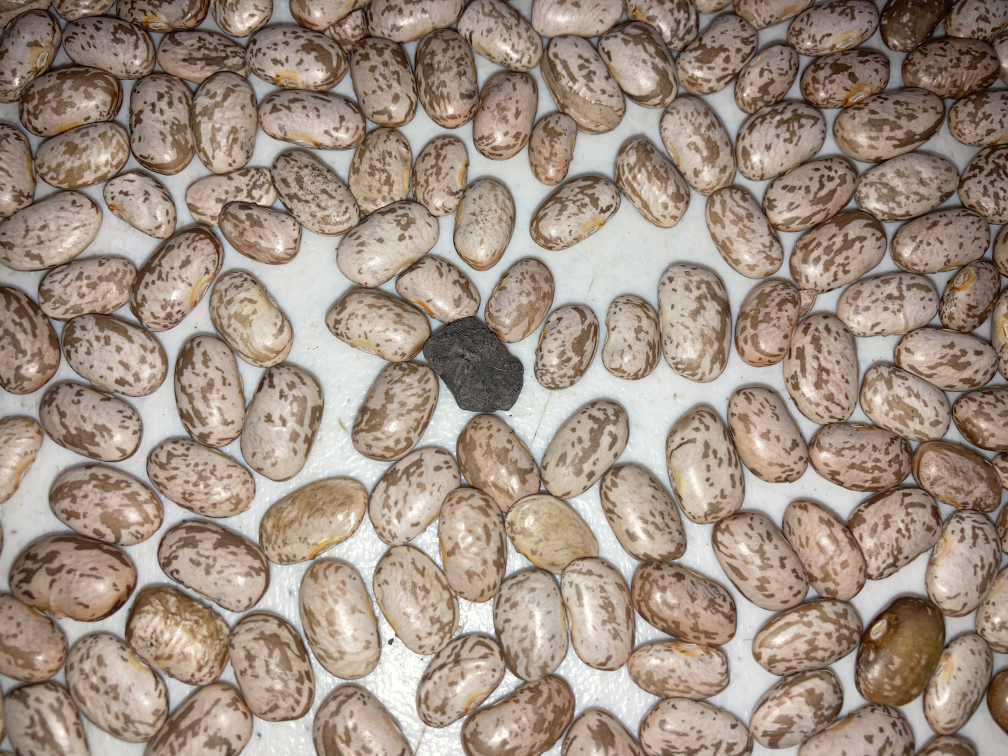
#> input picture test-images/pintos/frijol10.jpg, 4032 x 3024 px (shown at 1/4 size)
$ python -i functions.py   (imports and definitions only)
#> lines starting #> are read from the running program, lines starting #| are printed output that depends on the picture; after the words box and inside, x2 and y2 are one past the last pixel; in counts of white or black regions, pixels touching at a corner belong together
'''
Aqui podras encontrar las funciones fundamentales que se usan tanto para la
deteccion de las piedras en los frijoles como para la deteccion de que tipo
de frijol es el que vamos a procesar.

Para la deteccion de las piedras en los frijoles se usan las funciones:
    - detectar_piedras_negros()
    - detectar_piedras_pintos()
    - color_dominante()

Dependencias:
    cv2
    numpy

Instalacion de dependencias:
    pip install opencv-python-headless numpy

'''

import cv2
import numpy as np

# funcion para detectar las piedras en los frijoles negros
# [66 lines left out: function detectar_piedras_negros, not called in this run]

# aquí estoy tratando de ajustar los parámetros de como se detecta los
# frijoles negros para detectar los frijoles pintos, pero no funciona bien como
# el que tengo ahora de 1
# def detectar_piedras_pintos2(imagen_path):
#     # Definir los colores HSV para los pintos (valores ajustados)
#     # #3C3B35, #2D281E, #020106, #302E28, #0F0703, #30281D
#     colores_hsv_pintos =[(25, 30, 60),
#         (20, 85, 45),
#         # (126, 213, 6),
#         (23, 42, 48),
#         (15, 50, 15),
#         (20, 85, 45)
#     ]

#     return detectar_piedras_negros(imagen_path, colores_hsv=colores_hsv_pintos)

# funcion para detectar las piedras en los frijoles pintos
def detectar_piedras_pintos(image_path):
    # cargar imagen
#> called with image_path = 'test-images/pintos/frijol10.jpg'
    image = cv2.imread(image_path)
#> image is the input picture: shape (3024, 4032, 3); mean B, G, R 130.4, 143.6, 160.4
    if image is None:
        print("No se pudo cargar la imagen:", image_path)
        return

    # convertir a LAB
    lab = cv2.cvtColor(image, cv2.COLOR_BGR2LAB)
#> lab: shape (3024, 4032, 3); mean of channels 0, 1, 2 153.6, 132.4, 137.7

    # definición de colores para los pintos (en formato hexRGB)
    hex_colors = ["0F0703", "3E3D37", "312B20", "444549", "303135"]
    tolerance = np.array([10, 10, 10])
    mask_total = np.zeros(lab.shape[:2], dtype=np.uint8)

    # mascara para cada color
    for hex_color in hex_colors:
        # convertir hex a numero
        r = int(hex_color[0:2], 16)
        g = int(hex_color[2:4], 16)
        b = int(hex_color[4:6], 16)
        # cv2 trabaja en BGR
        color_bgr = np.uint8([[[b, g, r]]])
        # convertir el BGR a LAB
        color_lab = cv2.cvtColor(color_bgr, cv2.COLOR_BGR2LAB)[0][0]
        lower_color = np.clip(color_lab - tolerance, 0, 255)
        upper_color = np.clip(color_lab + tolerance, 0, 255)
        mask = cv2.inRange(lab, lower_color, upper_color)
        mask_total = cv2.bitwise_or(mask_total, mask)
#> this loop made 5 passes
#> pass 1, in detectar_piedras_pintos, `mask = cv2.inRange(lab, lower_color, upper_color)`:
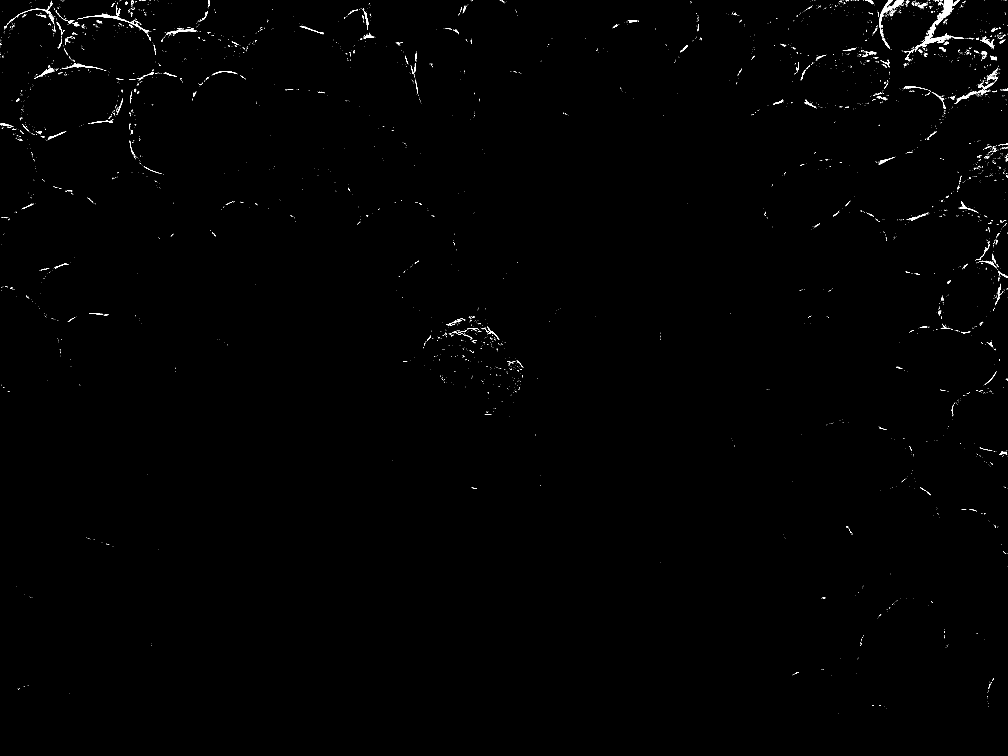
#> mask: shape (3024, 4032) (shown at 1/4 size); 0.36% white; 3948 white regions (3649 under 20 px), largest, box (x1, y1, x2, y2) and area: (3660, 0, 3857, 205) 5240, (3517, 0, 3616, 145) 2007, (343, 22, 595, 134) 1717
#> pass 2, in detectar_piedras_pintos, `mask = cv2.inRange(lab, lower_color, upper_color)`:
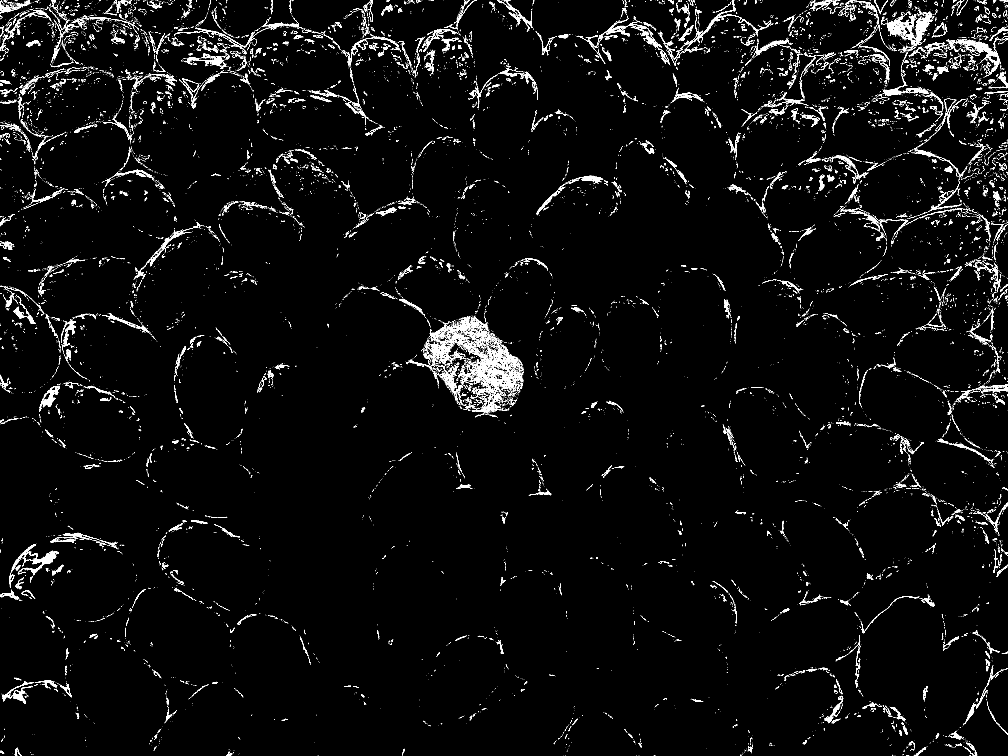
#> mask: shape (3024, 4032) (shown at 1/4 size); 2.4% white in thin lines or dots
#> pass 2, in detectar_piedras_pintos, `mask_total = cv2.bitwise_or(mask_total, mask)`:
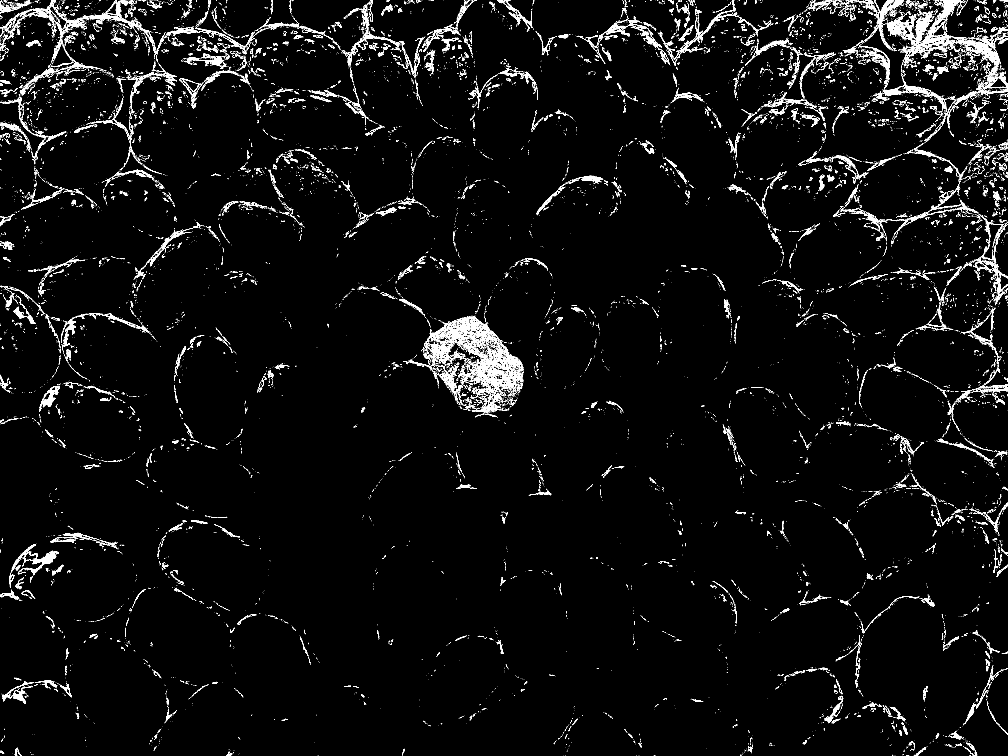
#> mask_total: shape (3024, 4032) (shown at 1/4 size); 2.8% white in thin lines or dots
#> pass 3, in detectar_piedras_pintos, `mask = cv2.inRange(lab, lower_color, upper_color)`:
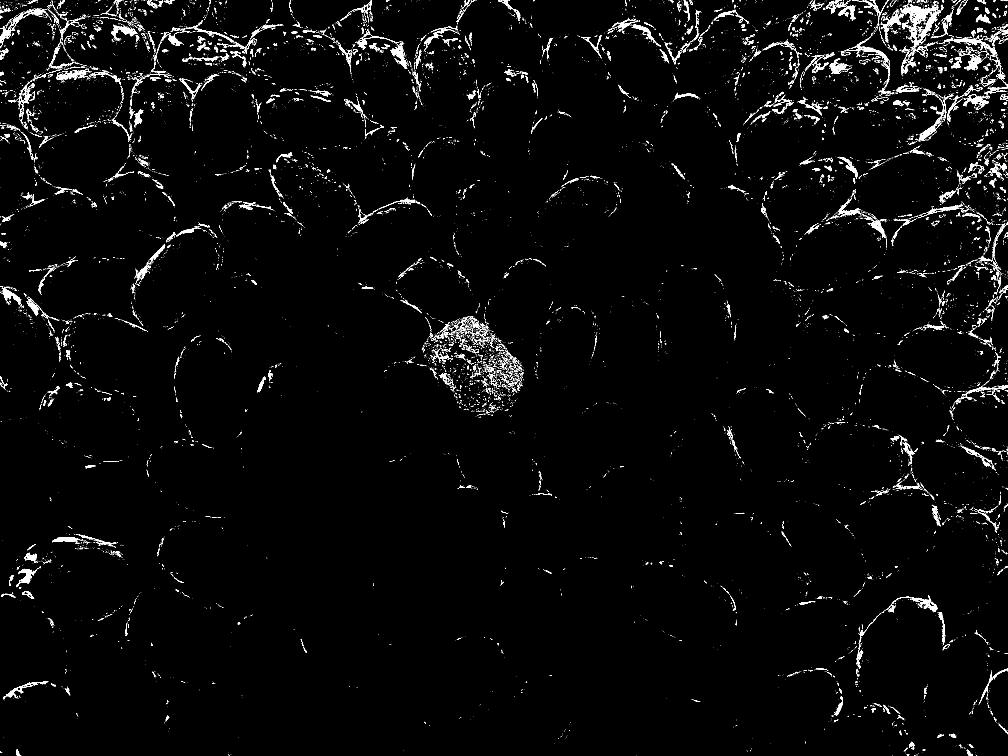
#> mask: shape (3024, 4032) (shown at 1/4 size); 1.8% white in thin lines or dots
#> after the loop:
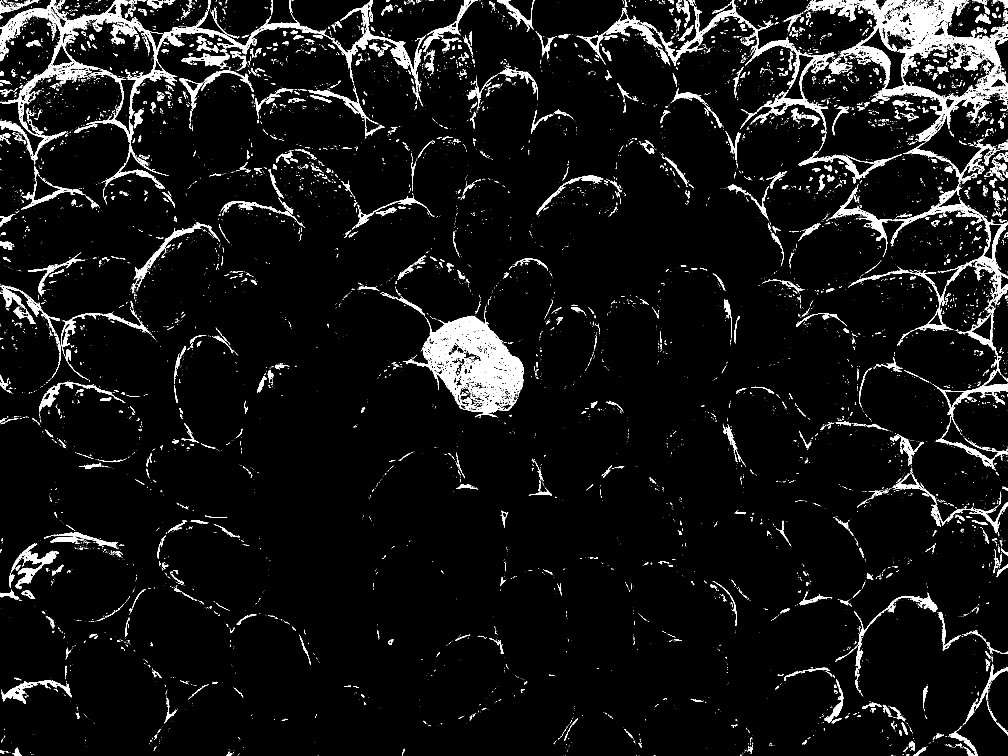
#> mask_total: shape (3024, 4032) (shown at 1/4 size); 5% white; 16604 white regions (14958 under 20 px), largest, box (x1, y1, x2, y2) and area: (3231, 0, 4032, 566) 78100, (1664, 1250, 2095, 1653) 58706, (0, 0, 1338, 657) 45647

    # operaciones morfologicas
    kernel = np.ones((5, 5), np.uint8)
    mask_total = cv2.morphologyEx(mask_total, cv2.MORPH_OPEN, kernel)
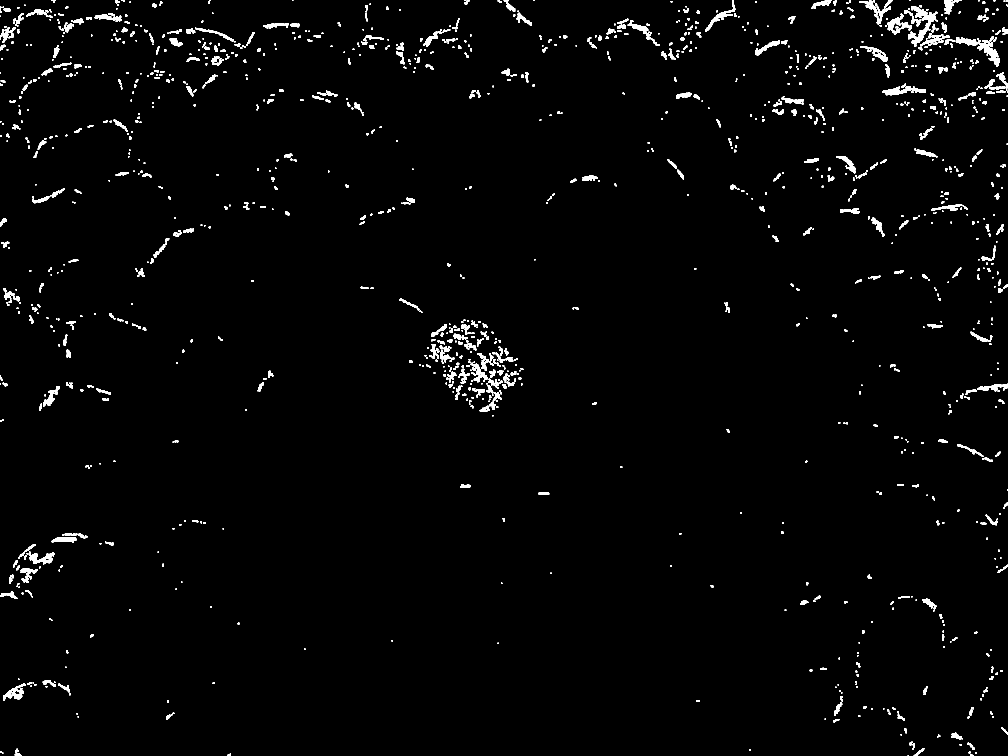
#> mask_total: shape (3024, 4032) (shown at 1/4 size); 1.7% white; 1618 white regions (9 under 20 px), largest, box (x1, y1, x2, y2) and area: (3632, 24, 3743, 186) 4837, (3530, 347, 3704, 381) 2718, (3910, 172, 4000, 268) 2705
    mask_total = cv2.morphologyEx(mask_total, cv2.MORPH_CLOSE, kernel)
#> mask_total: shape (3024, 4032); 1.8% white; 1116 white regions (7 under 20 px)

    # como se ve post mascara
    # cv2.imshow("Post-mask", mask_total)
    # cv2.waitKey(0)
    # cv2.destroyAllWindows()

    # encontrar contornos
    contours, _ = cv2.findContours(mask_total, cv2.RETR_EXTERNAL, cv2.CHAIN_APPROX_SIMPLE)
#> contours = 1116 contours, 179 with area under 20; largest, box (x1, y1, x2, y2) and area: (3616, 24, 3752, 186) 6398, (3777, 148, 4000, 268) 5444, (3540, 55, 3648, 138) 3394, (3436, 0, 3572, 108) 3180, (3530, 335, 3704, 381) 2794
    result = image.copy()
    total_piedras = 0

    for cnt in contours:
        area = cv2.contourArea(cnt)
        if area < 1300:
            continue

        perimeter = cv2.arcLength(cnt, True)
        if perimeter == 0:
            continue
        circularity = 4 * np.pi * area / (perimeter ** 2)
        if circularity > 0.65 or circularity < 0.15:
            continue

        hull = cv2.convexHull(cnt)
        hull_area = cv2.contourArea(hull)
        if hull_area == 0:
            continue
        convexity_ratio = area / hull_area
        if convexity_ratio < 0.4:
            continue

        approx = cv2.approxPolyDP(cnt, 0.03 * perimeter, True)
        vertices = len(approx)
        if vertices < 6 or vertices > 15:
            continue

        cv2.drawContours(result, [approx], -1, (0, 0, 255), 2)
        x, y, w, h = cv2.boundingRect(cnt)
        cv2.rectangle(result, (x, y), (x + w, y + h), (0, 0, 255), 2)
        total_piedras += 1
#> this loop made 1116 passes
#> area on passes 2 to 4: 78, 24.5, 106
#> after the loop, total_piedras = 9

    return result

# funcion para obtener el color predominante de una imagen (esto es para detectar si son frijoles pintos o negros)
# [26 lines left out: function color_dominante, not called in this run]

# [27 lines of commented-out code are left out]

>>> result = detectar_piedras_pintos('test-images/pintos/frijol10.jpg')

$ run again, on test-images/pintos/frijol9.jpg
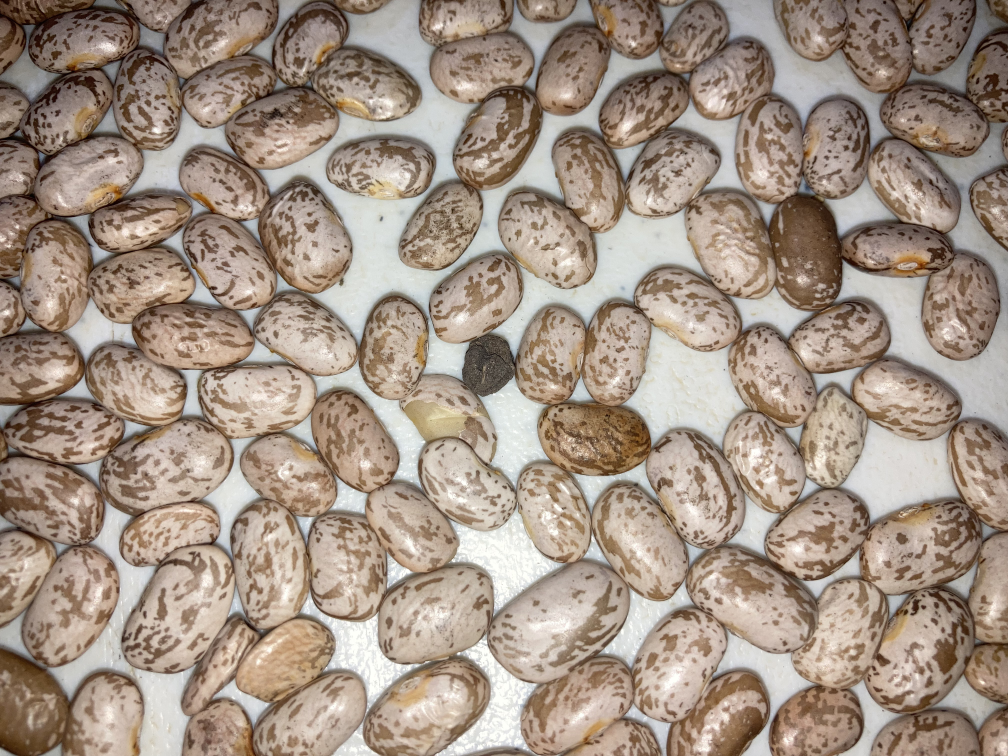
#> input picture test-images/pintos/frijol9.jpg, 4032 x 3024 px (shown at 1/4 size)
#> in detectar_piedras_pintos, image is the input picture: shape (3024, 4032, 3); mean B, G, R 132.9, 146.5, 162.7
#> lab: shape (3024, 4032, 3); mean of channels 0, 1, 2 156.3, 132.2, 137.7
#> the loop in detectar_piedras_pintos, `for hex_color in hex_colors:` made 5 passes
#> pass 1, in detectar_piedras_pintos, `mask = cv2.inRange(lab, lower_color, upper_color)`:
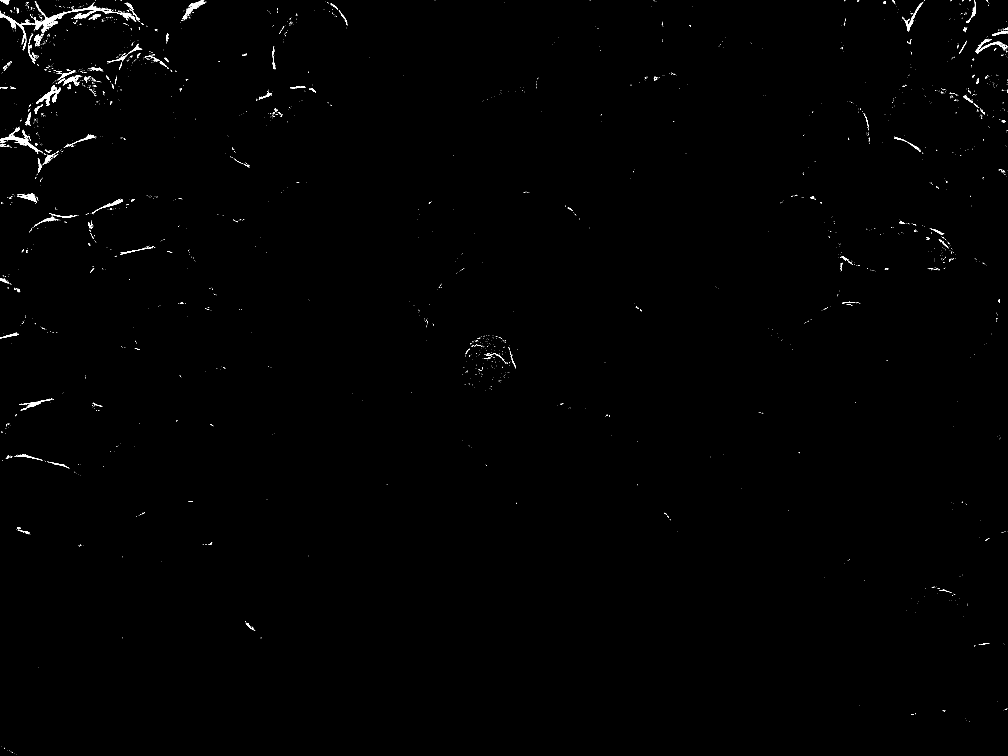
#> mask: shape (3024, 4032) (shown at 1/4 size); 0.37% white; 2787 white regions (2573 under 20 px), largest, box (x1, y1, x2, y2) and area: (0, 20, 403, 201) 5512, (0, 540, 153, 613) 2017, (144, 340, 242, 424) 1840
#> in detectar_piedras_pintos, `mask_total = cv2.morphologyEx(mask_total, cv2.MORPH_OPEN, kernel)`:
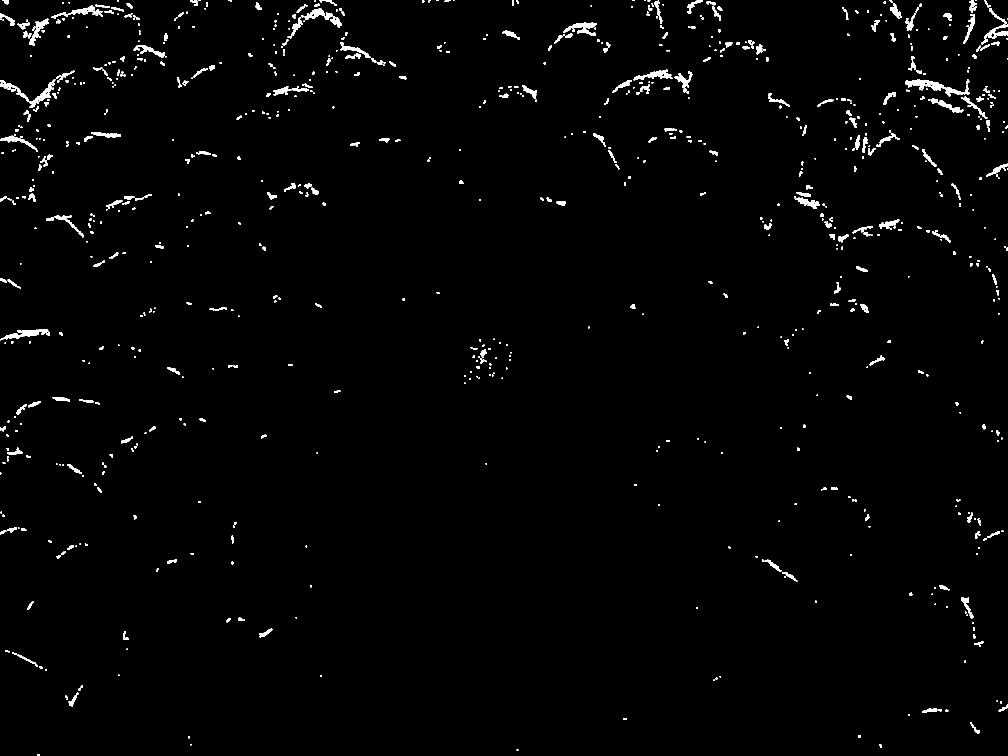
#> mask_total: shape (3024, 4032) (shown at 1/4 size); 1.2% white; 1132 white regions (6 under 20 px), largest, box (x1, y1, x2, y2) and area: (3622, 319, 3861, 385) 4267, (119, 317, 221, 432) 2194, (118, 75, 193, 182) 1947
#> contours = 797 contours, 134 with area under 20; largest, box (x1, y1, x2, y2) and area: (3622, 317, 3878, 385) 4942, (0, 317, 221, 432) 4533, (0, 1317, 199, 1361) 3014, (3937, 32, 4032, 156) 2600, (2253, 91, 2386, 143) 2591
#> the loop in detectar_piedras_pintos, `for cnt in contours:` made 797 passes
#> area on passes 3, 5, 6: 73.5, 44.5, 83
#> after the loop in detectar_piedras_pintos, `for cnt in contours:`: total_piedras = 2
